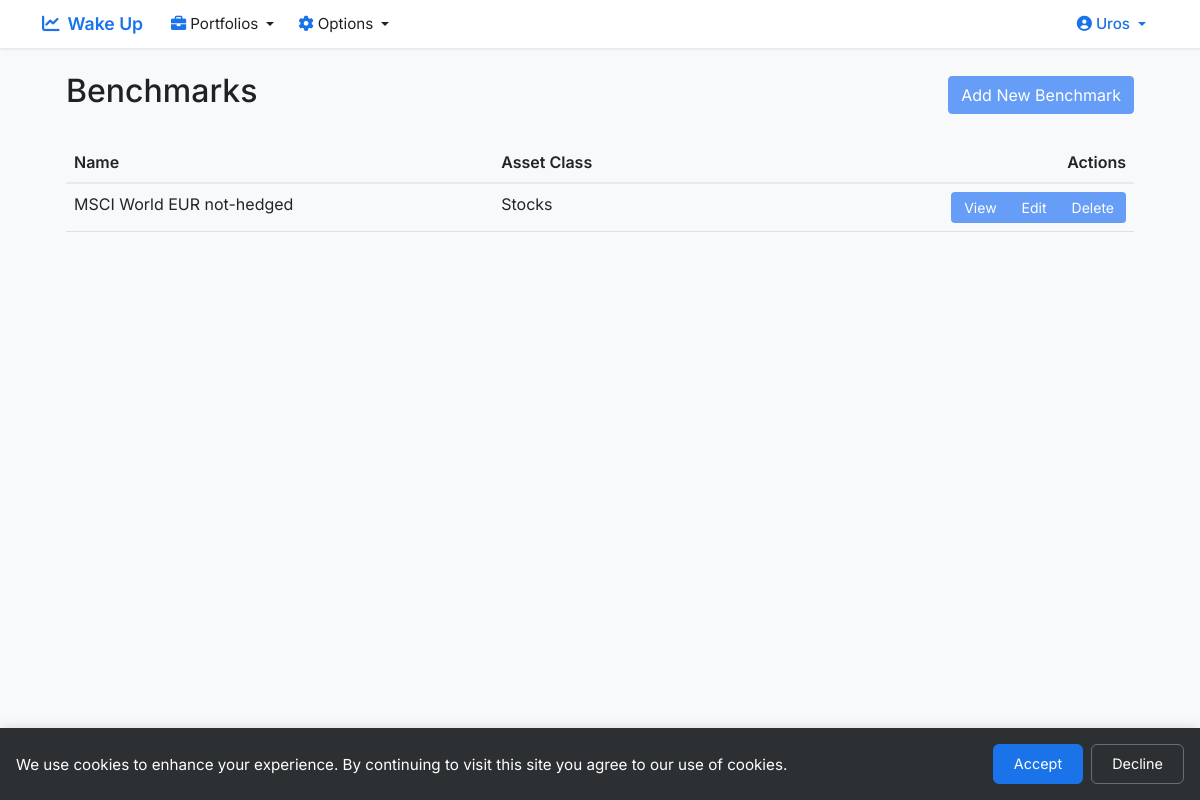
Before: /get_benchmarks (signed in) with the older database file.
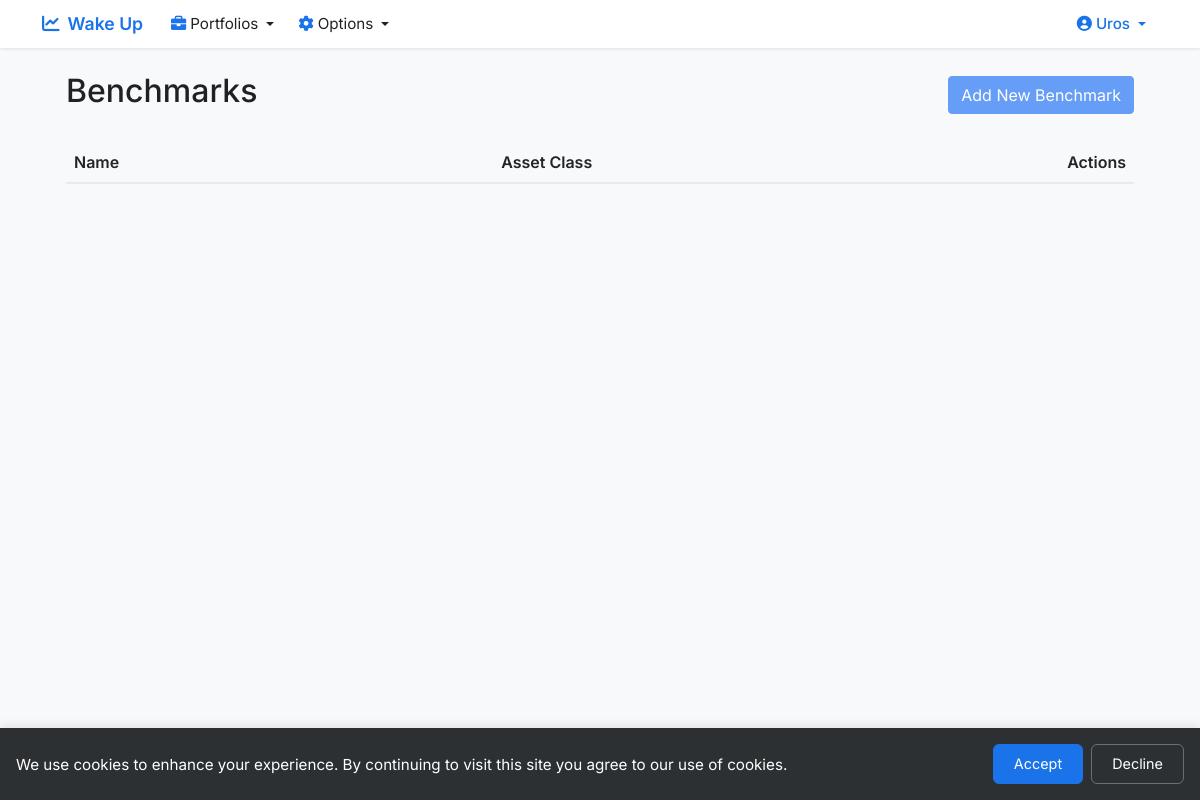
After: the same page with the newer database file.
### app.py (models this page shows, shortened)
class Benchmark(db.Model):
    __tablename__ = 'benchmark'
    id = db.Column(db.Integer, primary_key=True)
    benchmark_name = db.Column(db.String(120), nullable=False)
    user_id = db.Column(db.Integer, db.ForeignKey('user.id'), nullable=False)
    generic_benchmark = db.Column(db.Integer, nullable=False, default=0)
    risk_factor_id = db.Column(db.Integer, db.ForeignKey('risk_factor.id'), nullable=True)
    beta = db.Column(db.Float, nullable=True)
    mod_duration = db.Column(db.Float, nullable=True)
    fx = db.Column(db.Float, nullable=True)
    usd = db.Column(db.Float, nullable=True)
    us = db.Column(db.Float, nullable=True)
    asset_class = db.Column(db.String(20), nullable=True)
    region = db.Column(db.String(20), nullable=True)
    developed = db.Column(db.String(20), nullable=True)
    created_at = db.Column(db.DateTime, nullable=False, default=datetime.utcnow)
    user = db.relationship('User', back_populates='benchmarks', lazy=True)
    risk_factor = db.relationship('RiskFactor', back_populates='benchmarks', lazy=True)
    funds = db.relationship('Fund', back_populates='benchmark', lazy=True)

### app.py (the view)
@app.route('/get_benchmarks')
@login_required
def get_benchmarks():
    if current_user.is_admin():
        benchmarks = Benchmark.query.all()
    else:
        benchmarks = Benchmark.query.filter(
            (Benchmark.user_id == current_user.id) |
            (Benchmark.generic_benchmark == 1)
        ).all()
    return render_template('benchmarks.html', benchmarks=benchmarks)

### app.py (called while the page is built)
@app.after_request
def add_security_headers(response):
    response.headers['X-Content-Type-Options'] = 'nosniff'
    response.headers['X-Frame-Options'] = 'SAMEORIGIN'
    response.headers['X-XSS-Protection'] = '1; mode=block'
    response.headers['Strict-Transport-Security'] = 'max-age=31536000; includeSubDomains'
    return response

@login_manager.user_loader
def load_user(user_id):
    return User.query.get(int(user_id))

def login_required(f):
    @wraps(f)
    def decorated_function(*args, **kwargs):
        if not current_user.is_authenticated:
            return redirect(url_for('login'))
        return f(*args, **kwargs)
    return decorated_function

    def is_admin(self):
        return self.user_type == 'admin'

### templates/benchmarks.html (shortened to what this page needs)
{% extends "base.html" %}
{% block content %}
<div class="container-fluid px-4">
    <div class="d-flex justify-content-between align-items-center mb-4">
        <h2>Benchmarks</h2>
        <a href="{{ url_for('new_benchmark') }}" class="btn btn-primary">Add New Benchmark</a>
    </div>
    <div class="table-responsive">
        <table class="table table-hover">
            <thead>
                <tr>
                    <th style="width: 40%">Name</th>
                    <th style="width: 40%">Asset Class</th>
                    <th style="width: 20%; text-align: right">Actions</th>
                </tr>
            </thead>
            <tbody>
                {% for benchmark in benchmarks %}
                <tr>
                    <td>{{ benchmark.benchmark_name }}</td>
                    <td>{{ benchmark.asset_class or '-' }}</td>
                    <td class="text-end">
                        <div class="btn-group">
                            <a href="{{ url_for('view_benchmark', id=benchmark.id) }}"
                               class="btn btn-primary btn-sm">
                                View
                            </a>
                            {% if current_user.is_admin() or benchmark.user_id == current_user.id %}
                            <a href="{{ url_for('edit_benchmark', id=benchmark.id) }}"
                               class="btn btn-primary btn-sm">
                                Edit
                            </a>
                            <a href="{{ url_for('delete_benchmark', id=benchmark.id) }}"
                               class="btn btn-primary btn-sm"
                               onclick="return confirm('Are you sure you want to delete this benchmark?')">
                                Delete
                            </a>
                            {% endif %}
                        </div>
                    </td>
                </tr>
                {% endfor %}
            </tbody>
        </table>
    </div>
</div>
{% endblock %}

Changed rows visible on the page:
removed Benchmark: benchmark_name "MSCI World EUR not-hedged", asset_class "Stocks"
